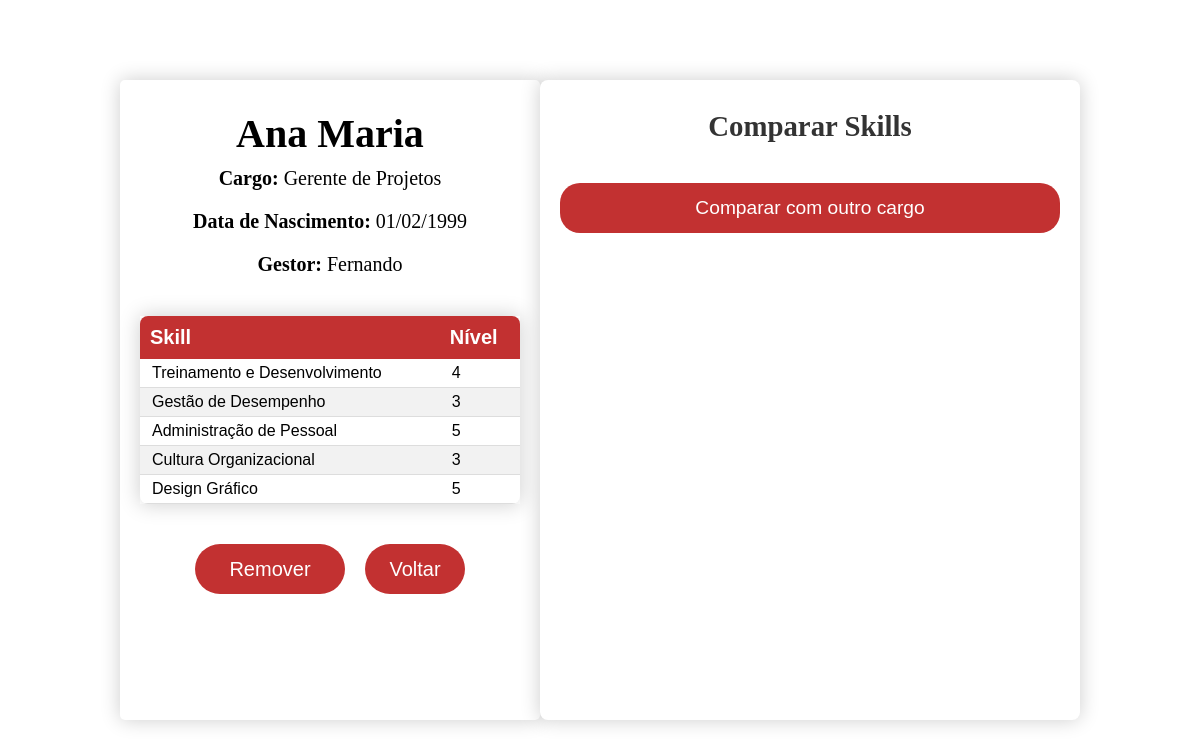
The app's page /funcionario/9/ (signed in) with its own data.
### app/models.py (models this page shows, shortened)
class Funcionario(models.Model):
    nome = models.CharField(max_length=100)
    data_nascimento = models.DateField()
    cargo = models.ForeignKey(Cargo, on_delete=models.PROTECT)
    gestor = models.ForeignKey(User, on_delete=models.SET_NULL, null=True, blank=True, related_name="funcionarios")

class Cargo(models.Model):
    nome = models.CharField(max_length=100)
    skills = models.ManyToManyField(Skill, blank=True)
    def __str__(self):
        return self.nome

class Skill(models.Model):
    nome = models.CharField(max_length=100, unique=True)
    nivel = models.IntegerField(default=1)

### app/views.py (the view)
# urls.py: path('funcionario/<int:funcionario_id>/', views.funcionario_detalhes, name='funcionario_detail'),  # Corrigido para nome correto da URL)
@login_required(login_url='login')
def funcionario_detalhes(request, funcionario_id):
    funcionario = get_object_or_404(Funcionario, id=funcionario_id)
    skills = funcionario.cargo.skills.all()
    return render(request, 'skills.html', {'funcionario': funcionario, 'skills': skills})

### app/templates/skills.html (shortened to what this page needs)
{% extends 'layout.html' %}
{% load static %}
{% block extrahead %}
    <link rel="stylesheet" href="{% static 'app/css/skills.css' %}">
{% endblock %}
{% block content %}
    <div class="mainContainer">
        <div class="skillsContainer">
            <h1>{{ funcionario.nome }}</h1>
            <p><strong>Cargo:</strong> {{ funcionario.cargo }}</p>
            <p><strong>Data de Nascimento:</strong> {{ funcionario.data_nascimento|date:"d/m/Y" }}</p>
            <p><strong>Gestor:</strong> {{ funcionario.gestor }}</p>
            <div class="skillsList">
                <table id="skillsTable">
                    <thead>
                        <tr>
                            <th>Skill</th>
                            <th>Nível</th>
                        </tr>
                    </thead>
                    <tbody>
                        {% for skill in skills %}
                            <tr>
                                <td>{{ skill.nome }}</td>
                                <td>{{ skill.nivel }}</td>
                            </tr>
                        {% empty %}
                            <tr>
                                <td colspan="2">Não há skills cadastradas.</td>
                            </tr>
                        {% endfor %}
                    </tbody>
                </table>
            </div>
            <div class="buttons">
                <form method="post" action="{% url 'remove_funcionario' funcionario.id %}">
                    <button type="submit" class="deleteBtn" onclick="return confirm('Deseja realmente remover este funcionário?')">Remover</button>
                </form>
                <button class="goBackBtn" onclick="location.href='{% url 'main' %}'">Voltar</button>
            </div>
        </div>
        <div class="skillsComparator">
            <h2>Comparar Skills</h2>
            <form method="post" action="{% url 'comparar_funcionario_skills' funcionario.id %}">
                <button type="submit" class="compareBtn">Comparar com outro cargo</button>
            </form>
{% endblock %}

### app/static/app/css/skills.css (style rules this page uses)
html, body { height: 100%; width: 100%; margin: 0; display: flex; flex-direction: column; justify-content: center; place-items: center; font-family: Calibri; }
.mainContainer { display: flex; flex-direction: row; justify-content: space-between; align-items: center; height: 100vh; width: 80%; }
.skillsContainer { display: flex; flex-direction: column; align-items: center; box-shadow: 0 0 20px 0 rgba(0, 0, 0, 0.2); border-radius: 5px; width: 500px; height: 600px; padding: 20px; background-color: white; font-size: 20px; }
.skillsContainer p { margin: 0 0 20px 0; }
h1 { margin: 10px 0; }
h2 { margin: 10px 0; }
form { display: flex; flex-direction: column; align-items: center; }
button { width: 150px; margin: 20px 10px; height: 50px; border-radius: 50px; cursor: pointer; outline: none; color: white; font-size: 20px; transition: .3s; background-color: #c23131;; border: none; }
.skillsList { width: 100%; margin: 20px 0; overflow-x: auto; box-shadow: 0 0 20px 0 rgba(0, 0, 0, 0.2); }
#skillsTable { width: 100%; border-collapse: collapse; font-family: Arial, sans-serif; text-align: left; border-radius: 8px; overflow: hidden; box-shadow: 0 2px 10px rgba(0, 0, 0, 0.1); }
#skillsTable thead th { background-color: #c23131;; color: white; padding: 10px; font-weight: bold; }
#skillsTable tbody td { padding: 5px 12px; border-bottom: 1px solid #dddddd; font-size: 16px; }
#skillsTable tbody tr:nth-child(even) { background-color: #f2f2f2; }
.skillsComparator { background-color: #ffffff; border-radius: 8px; padding: 20px; width: 100%; height: 600px; max-width: 500px; box-shadow: 0 0 20px 0 rgba(0, 0, 0, 0.2); }
.skillsComparator h2 { font-size: 1.8rem; margin-bottom: 20px; color: #333; text-align: center; }
.compareBtn { background-color: #c23131; color: white; font-size: 1.2rem; padding: 10px 20px; border: none; border-radius: 20px; cursor: pointer; transition: 0.3s; width: 100%; margin-bottom: 20px; }
.goBackBtn { padding: 0; width: 100px; }
.buttons { display: flex; flex-direction: row; justify-content: center; align-items: center; }

### records on screen
Funcionario: nome "Ana Maria", cargo "Gerente de Projetos", data_nascimento "01/02/1999", gestor "Fernando"
Skill: nome "Treinamento e Desenvolvimento", nivel "4"
Skill: nome "Gestão de Desempenho", nivel "3"
Skill: nome "Administração de Pessoal", nivel "5"
Skill: nome "Cultura Organizacional", nivel "3"
Skill: nome "Design Gráfico", nivel "5"
